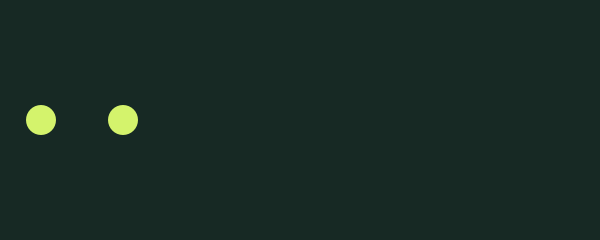
Frame 1 (no input)
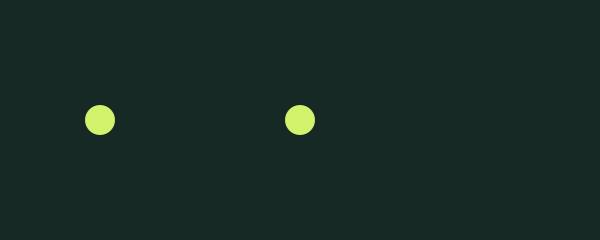
Frame 60 (the mouse pressed at the canvas centre just before this capture)
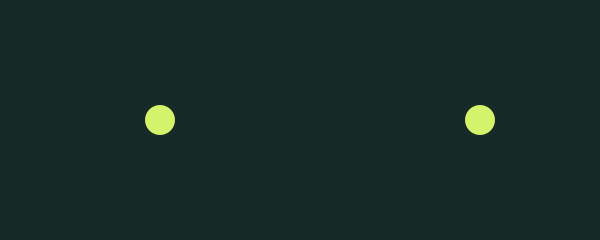
Frame 120 (the mouse held since frame 60 and released just before this capture)

The Processing sketch that drew these frames (run headless with seeded random() and noise(); from frame 60 on, the mouse is pressed at the canvas centre):

// Processing sketch: ObjectStudy
// ── ObjectStudy.pde
// Original AI-assisted Intro Java teaching example. Java mode.
Dot first;
Dot second;
void setup() {
  size(600, 240);
  first = new Dot(40, 1);
  second = new Dot(120, 3);
}
void draw() {
  background(23, 41, 36);
  first.update(); first.display();
  second.update(); second.display();
}
class Dot {
  float x;
  float speed;
  Dot(float startX, float startSpeed) {
    x = startX;
    speed = startSpeed;
  }
  void update() {
    x += speed;
    if (x > width + 15) x = -15;
  }
  void display() {
    noStroke(); fill(212, 243, 108);
    circle(x, height / 2, 30);
  }
}
